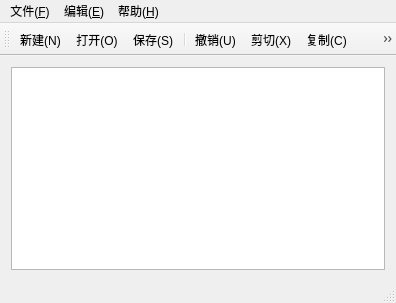
<?xml version="1.0" encoding="UTF-8"?>
<ui version="4.0">
 <class>MainWindow</class>
 <widget class="QMainWindow" name="MainWindow">
  <property name="windowModality">
   <enum>Qt::NonModal</enum>
  </property>
  <property name="geometry">
   <rect>
    <x>0</x>
    <y>0</y>
    <width>396</width>
    <height>303</height>
   </rect>
  </property>
  <property name="windowTitle">
   <string>记事本</string>
  </property>
  <widget class="QWidget" name="centralWidget">
   <layout class="QGridLayout" name="gridLayout">
    <item row="0" column="0">
     <widget class="QTextEdit" name="textEdit"/>
    </item>
   </layout>
  </widget>
  <widget class="QMenuBar" name="menuBar">
   <property name="geometry">
    <rect>
     <x>0</x>
     <y>0</y>
     <width>396</width>
     <height>23</height>
    </rect>
   </property>
   <widget class="QMenu" name="menu_F">
    <property name="title">
     <string>文件(&amp;F)</string>
    </property>
    <addaction name="action_N"/>
    <addaction name="action_O"/>
    <addaction name="action_C_2"/>
    <addaction name="separator"/>
    <addaction name="action_S"/>
    <addaction name="action"/>
    <addaction name="separator"/>
    <addaction name="action_2"/>
   </widget>
   <widget class="QMenu" name="menu_E">
    <property name="title">
     <string>编辑(&amp;E)</string>
    </property>
    <addaction name="action_U"/>
    <addaction name="separator"/>
    <addaction name="action_X"/>
    <addaction name="action_C"/>
    <addaction name="action_V"/>
    <addaction name="separator"/>
    <addaction name="action_F"/>
   </widget>
   <widget class="QMenu" name="menu_H">
    <property name="title">
     <string>帮助(&amp;H)</string>
    </property>
    <addaction name="action_6"/>
   </widget>
   <addaction name="menu_F"/>
   <addaction name="menu_E"/>
   <addaction name="menu_H"/>
  </widget>
  <widget class="QToolBar" name="mainToolBar">
   <attribute name="toolBarArea">
    <enum>TopToolBarArea</enum>
   </attribute>
   <attribute name="toolBarBreak">
    <bool>false</bool>
   </attribute>
   <addaction name="action_N"/>
   <addaction name="action_O"/>
   <addaction name="action_S"/>
   <addaction name="separator"/>
   <addaction name="action_U"/>
   <addaction name="action_X"/>
   <addaction name="action_C"/>
   <addaction name="action_V"/>
   <addaction name="separator"/>
   <addaction name="action_F"/>
  </widget>
  <widget class="QStatusBar" name="statusBar"/>
  <action name="action_N">
   <property name="icon">
    <iconset resource="myresources.qrc">
     <normaloff>:/myImages/actions/document-new.png</normaloff>:/myImages/actions/document-new.png</iconset>
   </property>
   <property name="text">
    <string>新建(&amp;N)</string>
   </property>
   <property name="statusTip">
    <string>新建文件</string>
   </property>
   <property name="shortcut">
    <string>Ctrl+N</string>
   </property>
  </action>
  <action name="action_O">
   <property name="icon">
    <iconset resource="myresources.qrc">
     <normaloff>:/myImages/actions/document-open.png</normaloff>:/myImages/actions/document-open.png</iconset>
   </property>
   <property name="text">
    <string>打开(&amp;O)</string>
   </property>
   <property name="statusTip">
    <string>打开文件</string>
   </property>
   <property name="shortcut">
    <string>Ctrl+O</string>
   </property>
  </action>
  <action name="action_S">
   <property name="icon">
    <iconset resource="myresources.qrc">
     <normaloff>:/myImages/actions/gtk-save.png</normaloff>:/myImages/actions/gtk-save.png</iconset>
   </property>
   <property name="text">
    <string>保存(&amp;S)</string>
   </property>
   <property name="statusTip">
    <string>保存文件</string>
   </property>
   <property name="shortcut">
    <string>Ctrl+S</string>
   </property>
  </action>
  <action name="action">
   <property name="icon">
    <iconset resource="myresources.qrc">
     <normaloff>:/myImages/actions/document-save-as.png</normaloff>:/myImages/actions/document-save-as.png</iconset>
   </property>
   <property name="text">
    <string>另存为</string>
   </property>
   <property name="statusTip">
    <string>另存为</string>
   </property>
   <property name="shortcut">
    <string>Ctrl+Alt+S</string>
   </property>
  </action>
  <action name="action_2">
   <property name="icon">
    <iconset resource="myresources.qrc">
     <normaloff>:/myImages/actions/application-exit.png</normaloff>:/myImages/actions/application-exit.png</iconset>
   </property>
   <property name="text">
    <string>退出(&amp;X)</string>
   </property>
   <property name="statusTip">
    <string>退出记事本</string>
   </property>
  </action>
  <action name="action_U">
   <property name="icon">
    <iconset resource="myresources.qrc">
     <normaloff>:/myImages/actions/edit-undo.png</normaloff>:/myImages/actions/edit-undo.png</iconset>
   </property>
   <property name="text">
    <string>撤销(&amp;U)</string>
   </property>
   <property name="statusTip">
    <string>撤销</string>
   </property>
   <property name="shortcut">
    <string>Ctrl+Z</string>
   </property>
  </action>
  <action name="action_X">
   <property name="icon">
    <iconset resource="myresources.qrc">
     <normaloff>:/myImages/actions/editcut.png</normaloff>:/myImages/actions/editcut.png</iconset>
   </property>
   <property name="text">
    <string>剪切(&amp;X)</string>
   </property>
   <property name="statusTip">
    <string>剪切</string>
   </property>
   <property name="shortcut">
    <string>Ctrl+X</string>
   </property>
  </action>
  <action name="action_C">
   <property name="icon">
    <iconset resource="myresources.qrc">
     <normaloff>:/myImages/actions/edit-copy.png</normaloff>:/myImages/actions/edit-copy.png</iconset>
   </property>
   <property name="text">
    <string>复制(&amp;C)</string>
   </property>
   <property name="statusTip">
    <string>复制</string>
   </property>
   <property name="shortcut">
    <string>Ctrl+C</string>
   </property>
  </action>
  <action name="action_V">
   <property name="icon">
    <iconset resource="myresources.qrc">
     <normaloff>:/myImages/actions/edit-paste.png</normaloff>:/myImages/actions/edit-paste.png</iconset>
   </property>
   <property name="text">
    <string>粘贴(&amp;V)</string>
   </property>
   <property name="statusTip">
    <string>粘贴</string>
   </property>
   <property name="shortcut">
    <string>Ctrl+V</string>
   </property>
  </action>
  <action name="action_6">
   <property name="icon">
    <iconset resource="myresources.qrc">
     <normaloff>:/myImages/actions/gtk-help.png</normaloff>:/myImages/actions/gtk-help.png</iconset>
   </property>
   <property name="text">
    <string>版本说明</string>
   </property>
   <property name="statusTip">
    <string>版本说明</string>
   </property>
  </action>
  <action name="action_F">
   <property name="icon">
    <iconset resource="myresources.qrc">
     <normaloff>:/myImages/actions/edit-find.png</normaloff>:/myImages/actions/edit-find.png</iconset>
   </property>
   <property name="text">
    <string>查找(&amp;F)</string>
   </property>
   <property name="statusTip">
    <string>查找</string>
   </property>
   <property name="shortcut">
    <string>Ctrl+F</string>
   </property>
  </action>
  <action name="action_C_2">
   <property name="icon">
    <iconset resource="myresources.qrc">
     <normaloff>:/myImages/actions/window-close.png</normaloff>:/myImages/actions/window-close.png</iconset>
   </property>
   <property name="text">
    <string>关闭(&amp;C)</string>
   </property>
   <property name="statusTip">
    <string>关闭</string>
   </property>
   <property name="shortcut">
    <string>Ctrl+W</string>
   </property>
  </action>
 </widget>
 <layoutdefault spacing="6" margin="11"/>
 <resources>
  <include location="myresources.qrc"/>
 </resources>
 <connections/>
</ui>
